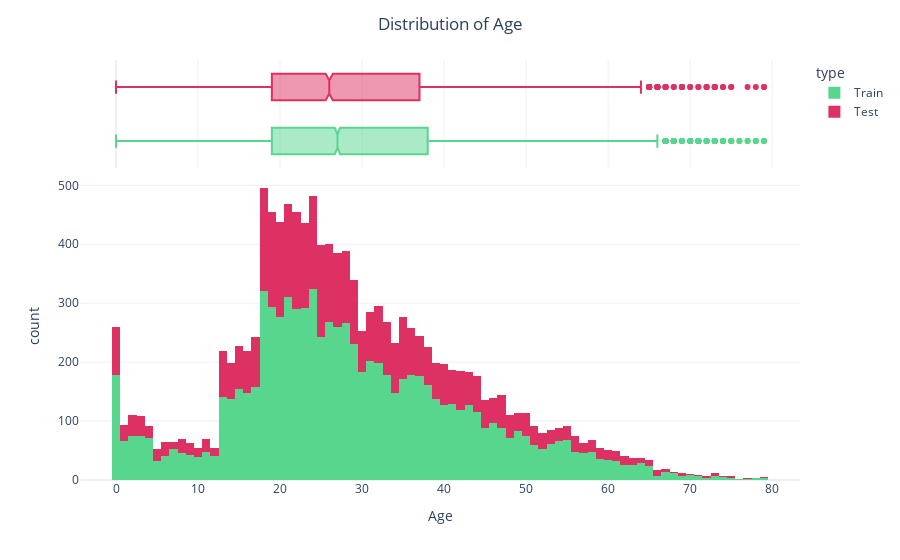

Notebook source saved alongside this figure:
### Code cell
import numpy as np
import pandas as pd
import matplotlib as plt
import seaborn as sns
import plotly.express as px
import matplotlib.pyplot as plt
import plotly.graph_objects as go
from plotly.subplots import make_subplots



from IPython.display import clear_output
from sklearn.impute import SimpleImputer
from sklearn.metrics import accuracy_score
from sklearn.preprocessing import LabelEncoder
from sklearn.model_selection import StratifiedKFold, train_test_split


import time
import warnings
warnings.filterwarnings('ignore')

train_data = pd.read_csv('/Users/vali/projects/Spaceship_Titanic_ML/spaceship-titanic/train.csv')
test_data = pd.read_csv('/Users/vali/projects/Spaceship_Titanic_ML/spaceship-titanic/test.csv')

train_data.head()

train_age = train_data.copy()
test_age = test_data.copy()
train_age["type"] = "Train"
test_age["type"] = "Test"
ageDf = pd.concat([train_age, test_age])
fig = px.histogram(data_frame = ageDf, 
                   x="Age",
                   color= "type",
                   color_discrete_sequence =  ['#58D68D','#DE3163'],
                   marginal="box",
                   nbins= 100,
                    template="plotly_white"
                )
fig.update_layout(title = "Distribution of Age" , title_x = 0.5)
fig.show()

### Figure 1 — Plotly figure (JSON) as saved in the notebook; plotly's stock layout.template omitted (floating-point values rounded to 4 significant figures; data arrays with more than 128 entries replaced by an {"elided": "..."} marker saying what was removed)
{"data": [{"alignmentgroup": "True", "bingroup": "x", "hovertemplate": "type=Train<br>Age=%{x}<br>count=%{y}<extra></extra>", "legendgroup": "Train", "marker": {"color": "#58D68D", "pattern": {"shape": ""}}, "name": "Train", "nbinsx": 100, "offsetgroup": "Train", "orientation": "v", "showlegend": true, "type": "histogram", "x": {"elided": "8693 int values"}, "xaxis": "x", "yaxis": "y"}, {"alignmentgroup": "True", "hovertemplate": "type=Train<br>Age=%{x}<extra></extra>", "legendgroup": "Train", "marker": {"color": "#58D68D"}, "name": "Train", "notched": true, "offsetgroup": "Train", "showlegend": false, "type": "box", "x": {"elided": "8693 int values"}, "xaxis": "x2", "yaxis": "y2"}, {"alignmentgroup": "True", "bingroup": "x", "hovertemplate": "type=Test<br>Age=%{x}<br>count=%{y}<extra></extra>", "legendgroup": "Test", "marker": {"color": "#DE3163", "pattern": {"shape": ""}}, "name": "Test", "nbinsx": 100, "offsetgroup": "Test", "orientation": "v", "showlegend": true, "type": "histogram", "x": {"elided": "4277 int values"}, "xaxis": "x", "yaxis": "y"}, {"alignmentgroup": "True", "hovertemplate": "type=Test<br>Age=%{x}<extra></extra>", "legendgroup": "Test", "marker": {"color": "#DE3163"}, "name": "Test", "notched": true, "offsetgroup": "Test", "showlegend": false, "type": "box", "x": {"elided": "4277 int values"}, "xaxis": "x2", "yaxis": "y2"}], "layout": {"barmode": "relative", "legend": {"title": {"text": "type"}, "tracegroupgap": 0}, "margin": {"t": 60}, "title": {"text": "Distribution of Age", "x": 0.5}, "xaxis": {"anchor": "y", "domain": [0, 1], "title": {"text": "Age"}}, "xaxis2": {"anchor": "y2", "domain": [0, 1], "matches": "x", "showgrid": true, "showticklabels": false}, "yaxis": {"anchor": "x", "domain": [0, 0.7326], "title": {"text": "count"}}, "yaxis2": {"anchor": "x2", "domain": [0.7426, 1], "matches": "y2", "showgrid": false, "showline": false, "showticklabels": false, "ticks": ""}}}
